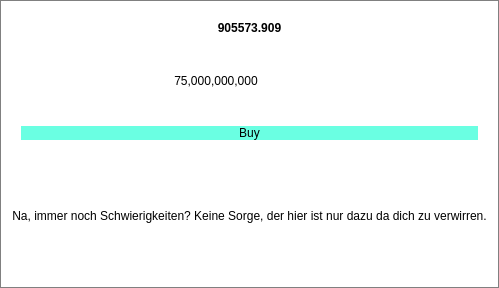
            <widget class="QFrame" name="upgradeFrameCalc_4">
             <property name="enabled">
              <bool>true</bool>
             </property>
             <property name="minimumSize">
              <size>
               <width>208</width>
               <height>288</height>
              </size>
             </property>
             <property name="acceptDrops">
              <bool>true</bool>
             </property>
             <property name="styleSheet">
              <string notr="true">background: white;
border: 1px solid grey;</string>
             </property>
             <property name="frameShape">
              <enum>QFrame::StyledPanel</enum>
             </property>
             <property name="frameShadow">
              <enum>QFrame::Raised</enum>
             </property>
             <property name="lineWidth">
              <number>3</number>
             </property>
             <layout class="QVBoxLayout" name="verticalLayout_68">
              <item>
               <widget class="QFrame" name="frame_76">
                <property name="styleSheet">
                 <string notr="true">border: 0px;</string>
                </property>
                <property name="frameShape">
                 <enum>QFrame::StyledPanel</enum>
                </property>
                <property name="frameShadow">
                 <enum>QFrame::Raised</enum>
                </property>
                <layout class="QVBoxLayout" name="verticalLayout_69">
                 <item>
                  <widget class="QLabel" name="upgradeNameCalc_4">
                   <property name="font">
                    <font>
                     <weight>75</weight>
                     <bold>true</bold>
                    </font>
                   </property>
                   <property name="text">
                    <string>905573.909</string>
                   </property>
                   <property name="alignment">
                    <set>Qt::AlignCenter</set>
                   </property>
                  </widget>
                 </item>
                 <item>
                  <widget class="QFrame" name="frame_77">
                   <property name="frameShape">
                    <enum>QFrame::StyledPanel</enum>
                   </property>
                   <property name="frameShadow">
                    <enum>QFrame::Raised</enum>
                   </property>
                   <layout class="QHBoxLayout" name="horizontalLayout_50">
                    <item>
                     <widget class="QLabel" name="upgradeCostCalc_4">
                      <property name="text">
                       <string>75,000,000,000</string>
                      </property>
                      <property name="alignment">
                       <set>Qt::AlignCenter</set>
                      </property>
                     </widget>
                    </item>
                    <item>
                     <widget class="QLabel" name="upgradeImgCalc_4">
                      <property name="minimumSize">
                       <size>
                        <width>61</width>
                        <height>61</height>
                       </size>
                      </property>
                      <property name="maximumSize">
                       <size>
                        <width>61</width>
                        <height>61</height>
                       </size>
                      </property>
                      <property name="text">
                       <string/>
                      </property>
                      <property name="pixmap">
                       <pixmap resource="resources.qrc">:/images/u_calc_4.png</pixmap>
                      </property>
                      <property name="scaledContents">
                       <bool>true</bool>
                      </property>
                     </widget>
                    </item>
                   </layout>
                  </widget>
                 </item>
                 <item>
                  <widget class="QPushButton" name="buyUpgradeCalc_4">
                   <property name="minimumSize">
                    <size>
                     <width>80</width>
                     <height>0</height>
                    </size>
                   </property>
                   <property name="styleSheet">
                    <string notr="true">background:rgb(106, 255, 226);
font: 19pt &quot;Century Gothic&quot;;</string>
                   </property>
                   <property name="text">
                    <string>Buy</string>
                   </property>
                   <property name="default">
                    <bool>false</bool>
                   </property>
                  </widget>
                 </item>
                </layout>
               </widget>
              </item>
              <item>
               <widget class="QLabel" name="upgradeTextCalc_4">
                <property name="styleSheet">
                 <string notr="true">border: 0px;
</string>
                </property>
                <property name="text">
                 <string>Na, immer noch Schwierigkeiten? Keine Sorge, der hier ist nur dazu da dich zu verwirren.</string>
                </property>
                <property name="alignment">
                 <set>Qt::AlignCenter</set>
                </property>
               </widget>
              </item>
             </layout>
            </widget>
